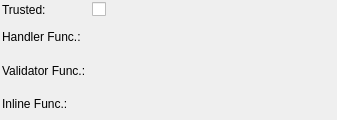
<?xml version="1.0" encoding="UTF-8"?>
<ui version="4.0">
 <class>LanguageWidget</class>
 <widget class="QWidget" name="LanguageWidget">
  <property name="geometry">
   <rect>
    <x>0</x>
    <y>0</y>
    <width>337</width>
    <height>120</height>
   </rect>
  </property>
  <property name="minimumSize">
   <size>
    <width>0</width>
    <height>0</height>
   </size>
  </property>
  <layout class="QGridLayout" name="language_grid">
   <property name="leftMargin">
    <number>2</number>
   </property>
   <property name="topMargin">
    <number>2</number>
   </property>
   <property name="rightMargin">
    <number>2</number>
   </property>
   <property name="bottomMargin">
    <number>2</number>
   </property>
   <property name="spacing">
    <number>6</number>
   </property>
   <item row="0" column="1">
    <widget class="QCheckBox" name="trusted_chk">
     <property name="sizePolicy">
      <sizepolicy hsizetype="Expanding" vsizetype="Fixed">
       <horstretch>0</horstretch>
       <verstretch>0</verstretch>
      </sizepolicy>
     </property>
     <property name="text">
      <string/>
     </property>
    </widget>
   </item>
   <item row="0" column="0">
    <widget class="QLabel" name="trusted_lbl">
     <property name="sizePolicy">
      <sizepolicy hsizetype="Preferred" vsizetype="Preferred">
       <horstretch>0</horstretch>
       <verstretch>0</verstretch>
      </sizepolicy>
     </property>
     <property name="minimumSize">
      <size>
       <width>0</width>
       <height>0</height>
      </size>
     </property>
     <property name="text">
      <string>Trusted:</string>
     </property>
    </widget>
   </item>
   <item row="2" column="0">
    <widget class="QLabel" name="func_validator_lbl">
     <property name="sizePolicy">
      <sizepolicy hsizetype="Preferred" vsizetype="Preferred">
       <horstretch>0</horstretch>
       <verstretch>0</verstretch>
      </sizepolicy>
     </property>
     <property name="minimumSize">
      <size>
       <width>0</width>
       <height>0</height>
      </size>
     </property>
     <property name="text">
      <string>Validator Func.:</string>
     </property>
    </widget>
   </item>
   <item row="1" column="0">
    <widget class="QLabel" name="func_handler_lbl">
     <property name="sizePolicy">
      <sizepolicy hsizetype="Preferred" vsizetype="Preferred">
       <horstretch>0</horstretch>
       <verstretch>0</verstretch>
      </sizepolicy>
     </property>
     <property name="minimumSize">
      <size>
       <width>0</width>
       <height>0</height>
      </size>
     </property>
     <property name="text">
      <string>Handler Func.:</string>
     </property>
    </widget>
   </item>
   <item row="3" column="0">
    <widget class="QLabel" name="func_inline_lbl">
     <property name="sizePolicy">
      <sizepolicy hsizetype="Preferred" vsizetype="Preferred">
       <horstretch>0</horstretch>
       <verstretch>0</verstretch>
      </sizepolicy>
     </property>
     <property name="minimumSize">
      <size>
       <width>0</width>
       <height>0</height>
      </size>
     </property>
     <property name="text">
      <string>Inline Func.:</string>
     </property>
    </widget>
   </item>
  </layout>
 </widget>
 <resources/>
 <connections/>
</ui>
